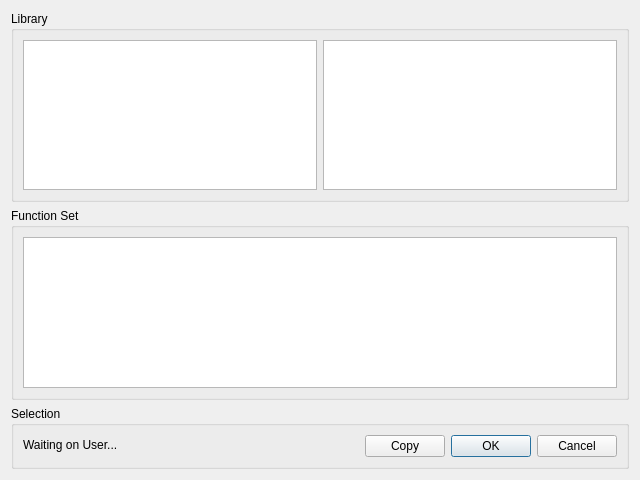
<?xml version="1.0" encoding="UTF-8"?>
<ui version="4.0">
 <class>vfunc</class>
 <widget class="QDialog" name="vfunc">
  <property name="geometry">
   <rect>
    <x>0</x>
    <y>0</y>
    <width>640</width>
    <height>480</height>
   </rect>
  </property>
  <property name="windowTitle">
   <string>CanFlood vFunc Selection</string>
  </property>
  <property name="accessibleName">
   <string/>
  </property>
  <layout class="QVBoxLayout" name="vFunc">
   <item>
    <widget class="QGroupBox" name="groupBox">
     <property name="sizePolicy">
      <sizepolicy hsizetype="Preferred" vsizetype="Expanding">
       <horstretch>0</horstretch>
       <verstretch>0</verstretch>
      </sizepolicy>
     </property>
     <property name="title">
      <string>Library</string>
     </property>
     <layout class="QHBoxLayout" name="horizontalLayout_2">
      <item>
       <widget class="QTableView" name="tableView">
        <property name="selectionMode">
         <enum>QAbstractItemView::SingleSelection</enum>
        </property>
        <property name="selectionBehavior">
         <enum>QAbstractItemView::SelectRows</enum>
        </property>
        <property name="sortingEnabled">
         <bool>true</bool>
        </property>
       </widget>
      </item>
      <item>
       <widget class="QTableView" name="tableView_right">
        <property name="selectionMode">
         <enum>QAbstractItemView::NoSelection</enum>
        </property>
        <attribute name="horizontalHeaderShowSortIndicator" stdset="0">
         <bool>true</bool>
        </attribute>
        <attribute name="horizontalHeaderStretchLastSection">
         <bool>true</bool>
        </attribute>
       </widget>
      </item>
     </layout>
    </widget>
   </item>
   <item>
    <widget class="QGroupBox" name="groupBox_2">
     <property name="title">
      <string>Function Set</string>
     </property>
     <layout class="QHBoxLayout" name="horizontalLayout_3">
      <item>
       <widget class="QTreeView" name="treeView">
        <property name="sortingEnabled">
         <bool>true</bool>
        </property>
       </widget>
      </item>
     </layout>
    </widget>
   </item>
   <item>
    <widget class="QGroupBox" name="groupBox_3">
     <property name="sizePolicy">
      <sizepolicy hsizetype="Preferred" vsizetype="Fixed">
       <horstretch>0</horstretch>
       <verstretch>0</verstretch>
      </sizepolicy>
     </property>
     <property name="title">
      <string>Selection</string>
     </property>
     <layout class="QHBoxLayout" name="horizontalLayout">
      <item>
       <widget class="QLabel" name="progressText">
        <property name="minimumSize">
         <size>
          <width>0</width>
          <height>0</height>
         </size>
        </property>
        <property name="maximumSize">
         <size>
          <width>16777215</width>
          <height>15</height>
         </size>
        </property>
        <property name="text">
         <string>Waiting on User...</string>
        </property>
        <property name="alignment">
         <set>Qt::AlignLeading|Qt::AlignLeft|Qt::AlignTop</set>
        </property>
       </widget>
      </item>
      <item>
       <widget class="QPushButton" name="pushButton_copy">
        <property name="sizePolicy">
         <sizepolicy hsizetype="Fixed" vsizetype="Fixed">
          <horstretch>0</horstretch>
          <verstretch>0</verstretch>
         </sizepolicy>
        </property>
        <property name="text">
         <string>Copy</string>
        </property>
       </widget>
      </item>
      <item>
       <widget class="QDialogButtonBox" name="buttonBox">
        <property name="sizePolicy">
         <sizepolicy hsizetype="Fixed" vsizetype="Fixed">
          <horstretch>0</horstretch>
          <verstretch>0</verstretch>
         </sizepolicy>
        </property>
        <property name="orientation">
         <enum>Qt::Horizontal</enum>
        </property>
        <property name="standardButtons">
         <set>QDialogButtonBox::Cancel|QDialogButtonBox::Ok</set>
        </property>
       </widget>
      </item>
     </layout>
    </widget>
   </item>
  </layout>
 </widget>
 <resources/>
 <connections>
  <connection>
   <sender>buttonBox</sender>
   <signal>accepted()</signal>
   <receiver>vfunc</receiver>
   <slot>accept()</slot>
   <hints>
    <hint type="sourcelabel">
     <x>248</x>
     <y>254</y>
    </hint>
    <hint type="destinationlabel">
     <x>157</x>
     <y>274</y>
    </hint>
   </hints>
  </connection>
  <connection>
   <sender>buttonBox</sender>
   <signal>rejected()</signal>
   <receiver>vfunc</receiver>
   <slot>reject()</slot>
   <hints>
    <hint type="sourcelabel">
     <x>316</x>
     <y>260</y>
    </hint>
    <hint type="destinationlabel">
     <x>286</x>
     <y>274</y>
    </hint>
   </hints>
  </connection>
 </connections>
</ui>
